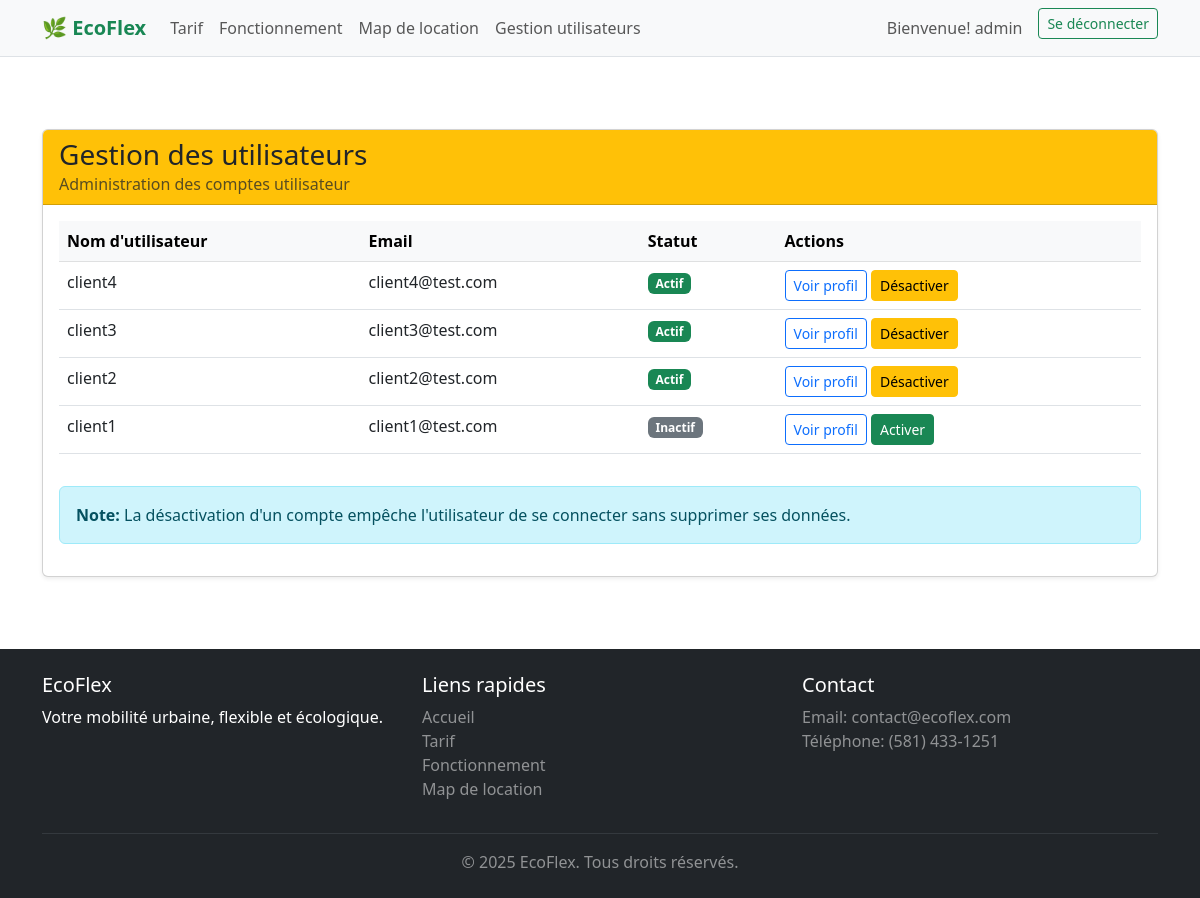
Before: /gestion_users/ (signed in) with the older database file.
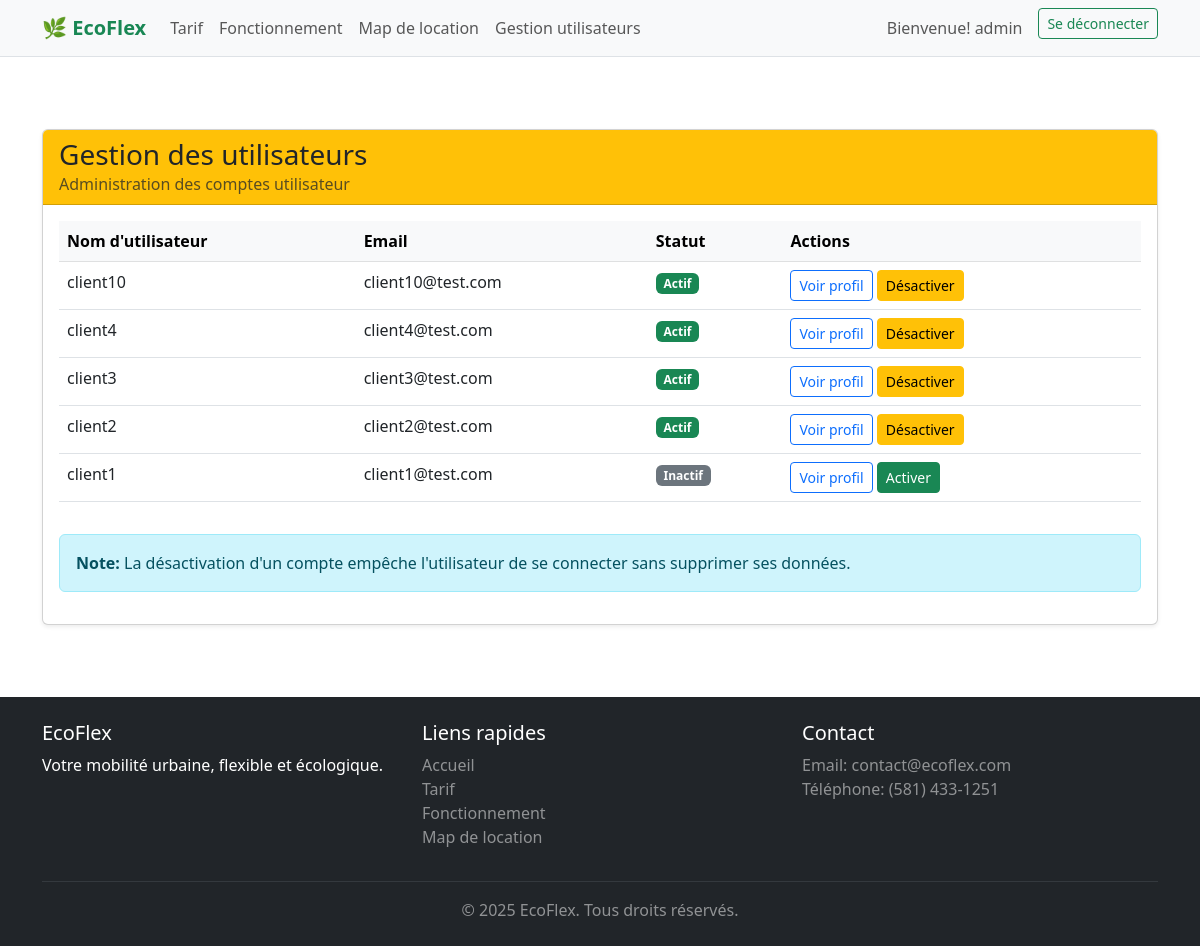
After: the same page with the newer database file.
### ecoflex/models.py (models this page shows, shortened)
class User(AbstractUser):
    phone_number = models.CharField(max_length=20, null=True, blank=True)
    birth_date = models.DateField(null=True, blank=True)
    address = models.CharField(max_length=255, null=True, blank=True)
    city = models.CharField(max_length=100, null=True, blank=True)
    province = models.CharField(max_length=100, null=True, blank=True)
    postal_code = models.CharField(max_length=20, null=True, blank=True)
    class Meta:
        verbose_name = "Utilisateur"
        verbose_name_plural = "Utilisateurs"

### ecoflex/views.py (the view)
# urls.py: path('gestion_users/', views.gestion_users, name='gestion_users'),
def gestion_users(request):
    if not request.user.is_authenticated or not request.user.is_staff:
        messages.error(request, "Vous n'avez pas les permissions pour accéder à cette page.")
        return redirect('accueil')
    users = User.objects.filter(is_superuser=False).order_by('-date_joined')
    return render(request, 'ecoflex/gestion_users.html', {'users': users})

### ecoflex/templates/ecoflex/gestion_users.html (shortened to what this page needs)
{% extends 'base.html' %}
{% load static %}
{% block content %}
<div class="container mt-5">
    <div class="row">
        <div class="col-12">
            <div class="card shadow-sm">
                <div class="card-header bg-warning">
                    <h3 class="mb-0">Gestion des utilisateurs</h3>
                    <p class="mb-0 text-muted">Administration des comptes utilisateur</p>
                </div>
                <div class="card-body">
                    <div class="table-responsive">
                        <table class="table table-hover">
                            <thead class="table-light">
                                <tr>
                                    <th>Nom d'utilisateur</th>
                                    <th>Email</th>
                                    <th>Statut</th>
                                    <th>Actions</th>
                                </tr>
                            </thead>
                            <tbody>
                                {% for user_item in users %}
                                <tr>
                                    <td>{{ user_item.username }}</td>
                                    <td>{{ user_item.email }}</td>
                                    <td>
                                        {% if user_item.is_active %}
                                            <span class="badge bg-success">Actif</span>
                                        {% else %}
                                            <span class="badge bg-secondary">Inactif</span>
                                        {% endif %}
                                    </td>
                                    <td>
                                        <a href="#" class="btn btn-sm btn-outline-primary">Voir profil</a>
                                        {% if user_item.is_active %}
                                            <a href="{% url 'action_status' user_item.id %}"
                                               class="btn btn-sm btn-warning"
                                               onclick="return confirm('Êtes-vous sûr de vouloir désactiver ce compte ?')">
                                                Désactiver
                                            </a>
                                        {% else %}
                                            <a href="{% url 'action_status' user_item.id %}"
                                               class="btn btn-sm btn-success"
                                               onclick="return confirm('Êtes-vous sûr de vouloir activer ce compte ?')">
                                                Activer
                                            </a>
                                        {% endif %}
                                    </td>
                                </tr>
                                {% empty %}
                                <tr>
                                    <td colspan="4" class="text-center text-muted">Aucun utilisateur trouvé</td>
                                </tr>
                                {% endfor %}
                            </tbody>
                        </table>
                    </div>
                    <div class="alert alert-info mt-3">
                        <strong>Note:</strong> La désactivation d'un compte empêche l'utilisateur de se connecter sans supprimer ses données.
                    </div>
                </div>
            </div>
        </div>
    </div>
</div>
{% endblock %}

Changed rows visible on the page:
added User: username "client10", email "client10@test.com", is_active "Actif"
